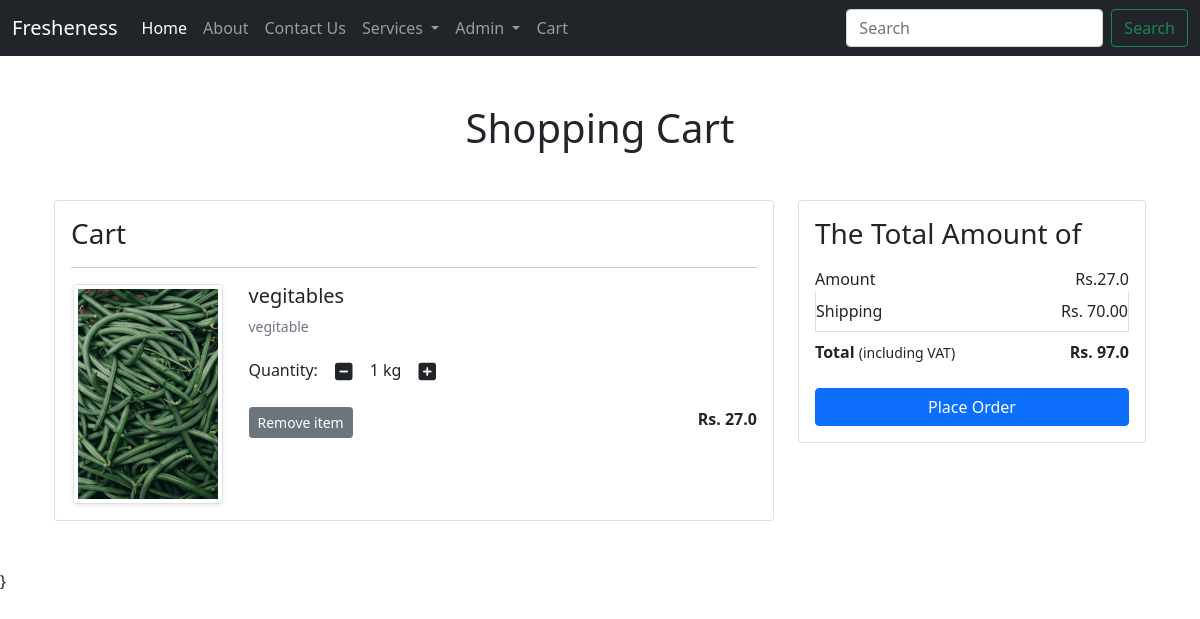
/showcart/ (signed in), run on the app's committed database.
### hello/models.py (models this page shows, shortened)
class Cart(models.Model):
    user=models.ForeignKey(User,on_delete=models.CASCADE)
    product=models.ForeignKey(Product,on_delete=models.CASCADE)
    quantity=models.PositiveIntegerField(default=1)

class Product(models.Model):
    title=models.CharField(max_length=100)
    selling_price=models.FloatField()
    discounted_price=models.FloatField()
    description=models.TextField()
    type=models.CharField(max_length=80)
    product_image=models.ImageField(upload_to='productimg')
    category=models.CharField(choices=CATEGORY_CHOICES,max_length=3)

### hello/views.py (the view)
# urls.py: path('showcart/',views.show_cart,name='showcart'),
@login_required
def show_cart(request):
    if request.user.is_authenticated:
        user=request.user
        cart=Cart.objects.filter(user=user)
        amount=0.0
        shipping_amount=70.0
        total_amount=0.0
        cart_product=[p for p in Cart.objects.all() if p.user==user]
        if cart_product:
            for p in cart_product:
                tempamount=(p.quantity * p.product.discounted_price)
                amount += tempamount
                totalamount = amount+shipping_amount
            return render(request,'hello/add_to_cart.html',{'cart':cart,'totalamount':totalamount,'amount':amount})
        return render(request,'hello/emptycart.html')

### hello/templates/hello/add_to_cart.html
{% extends 'hello/base.html' %}
{% load static %}
{% block add_to_cart %}
<div class="container my-5">
    <div class="row">
     <h1 class="text-center mb-5">Shopping Cart</h1>
     <div class="col-sm-8">
     <div class="card">
      <div class="card-body">
       <h3>Cart</h3>
       {% for cart in cart %}
       <hr>
       <div class="row">
        <div class="col-sm-3 text-center align-self-center"><img src="{{cart.product.product_image.url}}" alt="" srcset="" class="img-fluid img-thumbnail shadow-sm" height="150" width="150"> </div>
        <div class="col-sm-9">
         <div>
          <h5>{{cart.product.title}}</h5>
          <p class="mb-2 text-muted small">{{cart.product.description}}</p>
          <div class="my-3">
           <label for="quantity">Quantity:</label>
           <a class="minus-cart btn"><i class="fas fa-minus-square fa-lg"></i></a>
             <span id="quantity">{{cart.quantity}} kg</span>
           <a class="plus-cart btn"><i class="fas fa-plus-square fa-lg"></i></a>
          </div>
          <div class="d-flex justify-content-between">
           <a href="#" class="btn btn-sm btn-secondary mr-3">Remove item </a>
           <p class="mb-0"><span><strong>Rs. {{cart.product.discounted_price}}</strong></span></p>
          </div>
         </div>
        </div>
       </div>
       {% endfor %}
      </div>
      </div>
     </div>
     <div class="col-sm-4">
      <div class="card">
       <div class="card-body">
         <h3>The Total Amount of</h3>
         <ul class="list-group">
          <li class="list-group-item d-flex justify-content-between align-items-center border-0 px-0 pb-0">Amount<span>Rs.{{amount}}</span></li>
          <li class="list-group-item d-flex justify-content-between align-items-center px-0">Shipping<span>Rs. 70.00</span></li>
          <li class="list-group-item d-flex justify-content-between align-items-center border-0 px-0 mb-3">
           <div>
              <strong>Total</strong> <small>(including VAT)</small>
            </div>
            <span><strong>Rs. {{totalamount}}</strong></span>
          </li>
         </ul>
         <div class="d-grid"><a href="{% url 'checkout' %}" class="btn btn-primary">Place Order</a></div>
       </div>
      </div>
     </div>
    </div>
   </div>
{% endblock add_to_cart %}

### hello/templates/hello/navbar.html (shortened to what this page needs)
<nav class="navbar navbar-expand-lg navbar-dark bg-dark">
    <div class="container-fluid">
        <a class="navbar-brand" href="#">Fresheness</a>
        <div class="collapse navbar-collapse" id="navbarSupportedContent">
            <ul class="navbar-nav me-auto mb-2 mb-lg-0">
                <li class="nav-item">
                    <a class="nav-link active" aria-current="page" href="{% url 'home' %}">Home</a>
                </li>
                <li class="nav-item">
                    <a class="nav-link" href="{% url 'about' %}">About</a>
                </li>
                <li class="nav-item">
                    <a class="nav-link" href="{% url 'contact' %}">Contact Us</a>
                </li>
                {% if request.user.is_authenticated %}
                    <li class="nav-item dropdown">
                        <a class="nav-link dropdown-toggle" href="#" id="navbarDropdown" role="button"
                            data-bs-toggle="dropdown" aria-expanded="false">
                            Services
                        </a>
                    </li>
                    <li class="nav-item dropdown">
                        <a class="nav-link dropdown-toggle" href="#" id="navbarDropdown" role="button"
                            data-bs-toggle="dropdown" aria-expanded="false">
                            {{request.user.username|capfirst  }}
                        </a>
                    </li>
                    <li class="nav-item">
                        <a class="nav-link" aria-current="page" href="{% url 'showcart' %}">Cart</a>
                    </li>
                {% endif %}
            </ul>
            <form class="d-flex">
                <input class="form-control me-2" type="search" placeholder="Search" aria-label="Search">
                <button class="btn btn-outline-success" type="submit">Search</button>
            </form>
        </div>
    </div>
</nav>

### data on the page
Cart: product.product_image (picture), product "vegitables", product.description "vegitable", quantity "1", product.discounted_price "27.0"

### other printed values
{{ request.user.username|capfirst }} "Admin"
{{ amount }} "27.0"
{{ totalamount }} "97.0"
